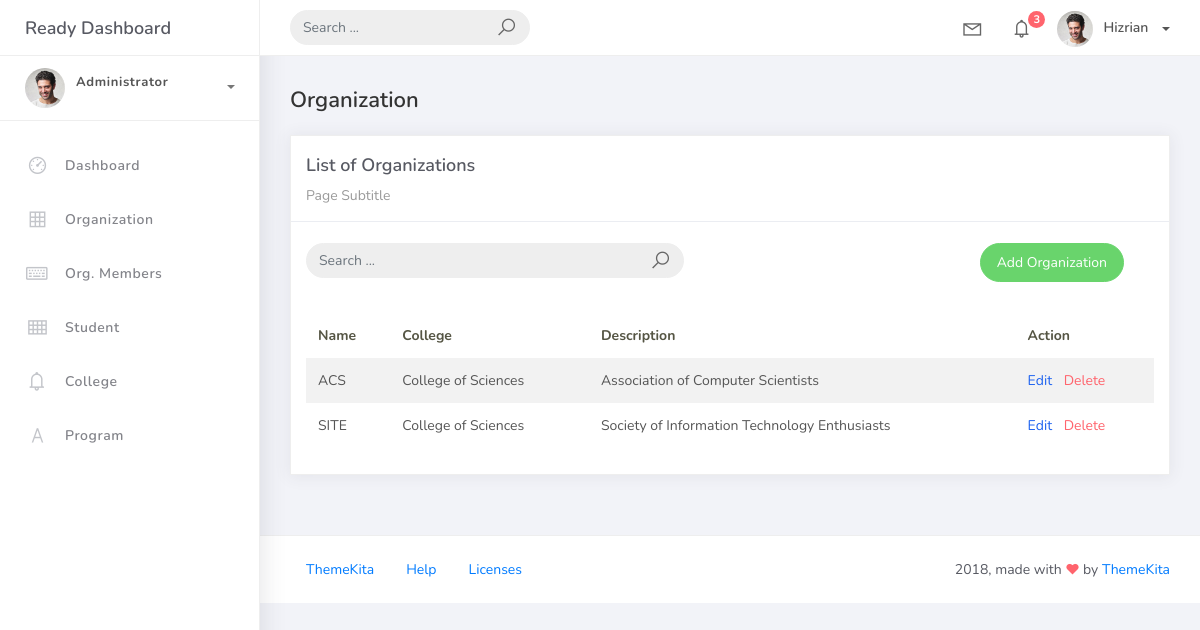
Page /organization_list/ on the earlier database version.
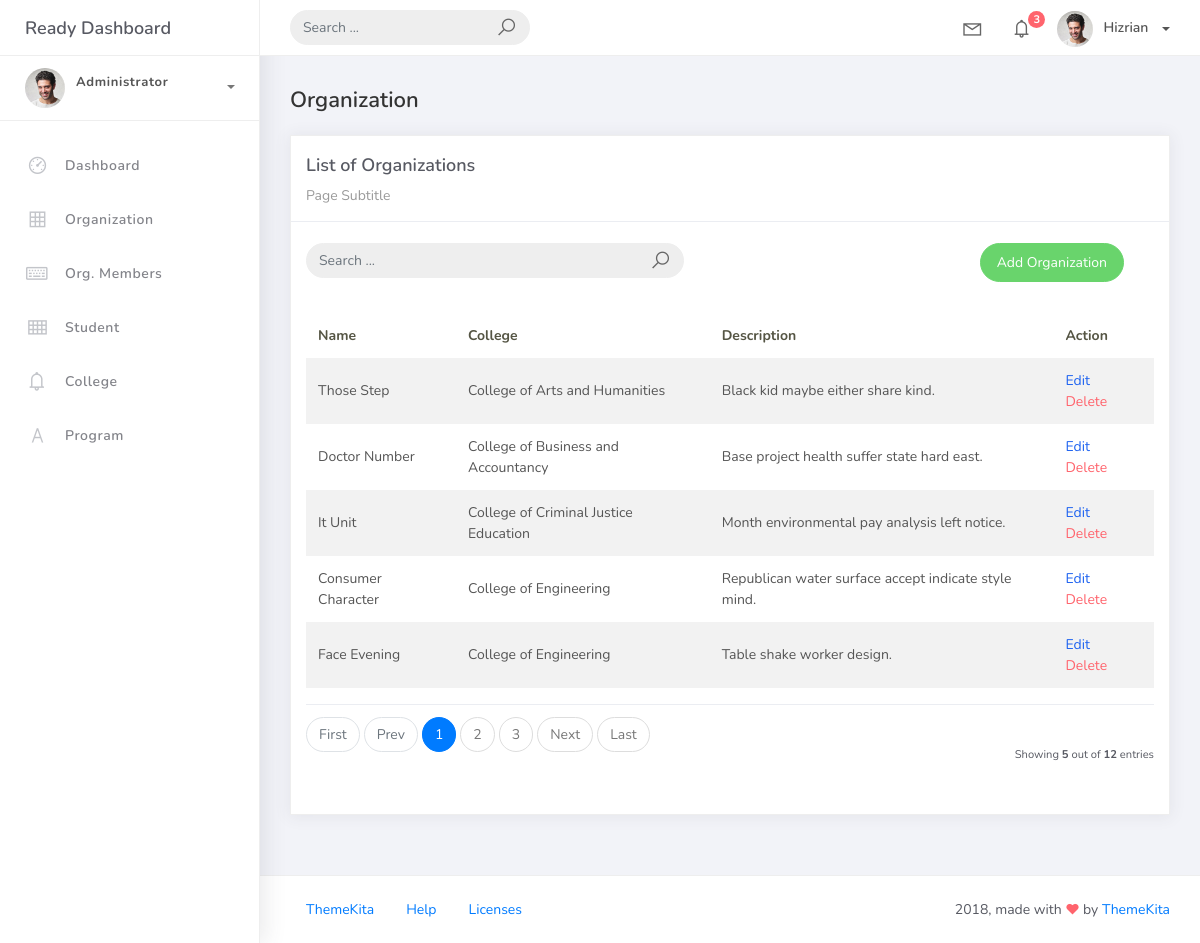
Same page on the later database version.
### studentorg/models.py (models this page shows, shortened)
class BaseModel(models.Model):
    created_at = models.DateTimeField(auto_now_add=True, db_index=True)
    updated_at = models.DateTimeField(auto_now=True)
    class Meta:
        abstract = True

class Organization(BaseModel):
    name = models.CharField(max_length=250)
    college = models.ForeignKey(College, null=True, blank=True, on_delete=models.CASCADE)
    description = models.CharField(max_length=500)

class College(BaseModel):
    college_name = models.CharField(max_length=150)
    def __str__(self):
        return self.college_name

### studentorg/views.py (the view)
# urls.py: path('organization_list/', OrganizationList.as_view(), name='organization-list'),
class OrganizationList(ListView):
    model = Organization
    context_object_name = 'organization'
    template_name = 'org_list.html'
    paginate_by = 5
    ordering = ["college__college_name","name"]
    def get_queryset(self):
        qs = super().get_queryset()
        query = self.request.GET.get('q')
        if query:
            qs = qs.filter(
                Q(name__icontains=query) |
                Q(description__icontains=query)
                )
        return qs

### templates/org_list.html (shortened to what this page needs)
{% extends 'base.html' %} {% load static %} {% block content %}
<div class="content">
    <div class="container-fluid">
        <h4 class="page-title">Organization</h4>
        <div class="row">
            <div class="col-md-12">
                <div class="card">
                    <div class="card-header">
                        <div class="card-title">List of Organizations</div>
                        <div class="card-category">Page Subtitle</div>
                    </div>
                    <br />
                            <div class="col-md-12 row">
                                <div class="col-md-6">
                                    <form class="navbar-left navbar-form nav-search mr-md-3" action="{% url 'organization-list' %}">
                                        <div class="input-group">
                                            <input type="text" placeholder="Search ..." class="form-control" name="q" />
                                            <div class="input-group-append">
                                            <span class="input-group-text">
                                                <i class="la la-search search-icon"></i>
                                            </span>
                                            </div>
                                        </div>
                                    </form>
                                </div>
                                <div class="col-md-6">
                                    <div class="pull-right">
                                        <a href="{% url 'organization-add' %}" class="btn btn-success btn-rounded">Add Organization</a>
                                    </div>
                                </div>
                            </div>
                    <div class="card-body">
                        <table class="table table-striped mt-3">
                            <thead>
                                <tr>
                                    <th scope="col">Name</th>
                                    <th scope="col">College</th>
                                    <th scope="col">Description</th>
                                    <th scope="col">Action</th>
                                </tr>
                            </thead>
                            <tbody>
                                {% for object in object_list %}
                                <tr>
                                    <td>{{ object.name }}</td>
                                    <td>{{ object.college }}</td>
                                    <td>{{ object.description }}</td>
                                    <td>
                                        <a href="/organization_list/{{ object.id }}/" class="text-primary mr-2">Edit</a>
                                        <a href="/organization_list/{{ object.id }}/delete/" class="text-danger">Delete</a>
                                    </td>
                                    </tr>
                                {% endfor %}
                            </tbody>
                        </table>
                        {% include 'includes/pagination.html' %}
                    </div>
                </div>
            </div>
        </div>
    </div>
</div>
{% endblock %}

Differences in the rows shown:
no longer on this page (row unchanged): Organization: name "ACS", college "College of Sciences", description "Association of Computer Scientists"
no longer on this page (row unchanged): Organization: name "SITE", college "College of Sciences", description "Society of Information Technology Enthusiasts"
added Organization: name "Those Step", college "College of Arts and Humanities", description "Black kid maybe either share kind."
added Organization: name "Doctor Number", college "College of Business and Accountancy", description "Base project health suffer state hard east."
added Organization: name "It Unit", college "College of Criminal Justice Education", description "Month environmental pay analysis left notice."
added Organization: name "Consumer Character", college "College of Engineering", description "Republican water surface accept indicate style mind."
added Organization: name "Face Evening", college "College of Engineering", description "Table shake worker design."
Other differences:
{{ object_list.count }}: (not shown) → "5"
{{ paginator.count }}: (not shown) → "12"
text now shown: "First Prev Next Last Showing out of entries"
new list line: "1"
new list line: "2"
new list line: "3"
